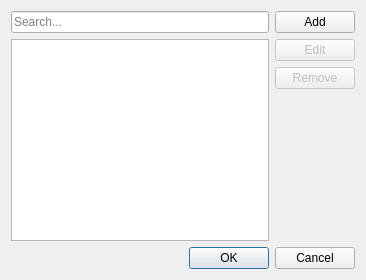
<?xml version="1.0" encoding="UTF-8"?>
<ui version="4.0">
 <class>Otter::BlockedContentDialog</class>
 <widget class="QDialog" name="Otter::BlockedContentDialog">
  <property name="geometry">
   <rect>
    <x>0</x>
    <y>0</y>
    <width>366</width>
    <height>280</height>
   </rect>
  </property>
  <property name="windowTitle">
   <string>Blocked Content</string>
  </property>
  <layout class="QVBoxLayout" name="verticalLayout">
   <item>
    <layout class="QHBoxLayout" name="horizontalLayout">
     <item>
      <layout class="QVBoxLayout" name="viewLayout">
       <item>
        <widget class="QLineEdit" name="filterLineEdit">
         <property name="placeholderText">
          <string>Search...</string>
         </property>
         <property name="clearButtonEnabled">
          <bool>true</bool>
         </property>
        </widget>
       </item>
       <item>
        <widget class="QListView" name="blockedContentView"/>
       </item>
      </layout>
     </item>
     <item>
      <layout class="QVBoxLayout" name="buttonsLayout" stretch="0,0,0,1">
       <item>
        <widget class="QPushButton" name="addButton">
         <property name="text">
          <string>Add</string>
         </property>
        </widget>
       </item>
       <item>
        <widget class="QPushButton" name="editButton">
         <property name="enabled">
          <bool>false</bool>
         </property>
         <property name="text">
          <string>Edit</string>
         </property>
        </widget>
       </item>
       <item>
        <widget class="QPushButton" name="removeButton">
         <property name="enabled">
          <bool>false</bool>
         </property>
         <property name="text">
          <string>Remove</string>
         </property>
        </widget>
       </item>
       <item>
        <spacer name="verticalSpacer">
         <property name="orientation">
          <enum>Qt::Vertical</enum>
         </property>
        </spacer>
       </item>
      </layout>
     </item>
    </layout>
   </item>
   <item>
    <widget class="QDialogButtonBox" name="buttonBox">
     <property name="orientation">
      <enum>Qt::Horizontal</enum>
     </property>
     <property name="standardButtons">
      <set>QDialogButtonBox::Cancel|QDialogButtonBox::Ok</set>
     </property>
    </widget>
   </item>
  </layout>
 </widget>
 <resources/>
 <connections>
  <connection>
   <sender>buttonBox</sender>
   <signal>accepted()</signal>
   <receiver>Otter::BlockedContentDialog</receiver>
   <slot>accept()</slot>
   <hints>
    <hint type="sourcelabel">
     <x>248</x>
     <y>254</y>
    </hint>
    <hint type="destinationlabel">
     <x>157</x>
     <y>274</y>
    </hint>
   </hints>
  </connection>
  <connection>
   <sender>buttonBox</sender>
   <signal>rejected()</signal>
   <receiver>Otter::BlockedContentDialog</receiver>
   <slot>reject()</slot>
   <hints>
    <hint type="sourcelabel">
     <x>316</x>
     <y>260</y>
    </hint>
    <hint type="destinationlabel">
     <x>286</x>
     <y>274</y>
    </hint>
   </hints>
  </connection>
 </connections>
</ui>
